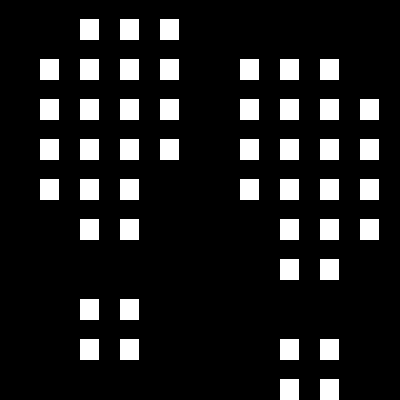

A 2D game scene composited from a Tiled map and its tileset images. What follows is a short description and the map's XML, with each tile layer's data collapsed to a summary:
An orthogonal 10x10 tile map with 40x40 px tiles, 1 tile layer (Layer 1).

<map version="1.0" orientation="orthogonal" width="10" height="10" tilewidth="40" tileheight="40">
 <tileset firstgid="1" name="texture" tilewidth="40" tileheight="40" spacing="4" margin="4">
  <image source="texture.png" />
 </tileset>
 <layer name="Layer 1" width="10" height="10">
  <data>[100 cells, 48 non-empty, 1 distinct tile ids]</data>
 </layer>
</map>
